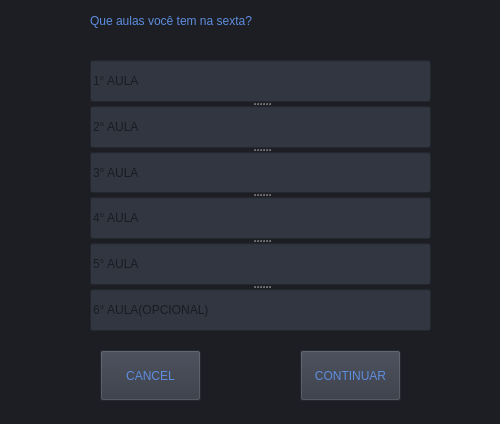
<?xml version="1.0" encoding="UTF-8"?>
<ui version="4.0">
 <class>dialog</class>
 <widget class="QDialog" name="dialog">
  <property name="geometry">
   <rect>
    <x>0</x>
    <y>0</y>
    <width>500</width>
    <height>424</height>
   </rect>
  </property>
  <property name="windowTitle">
   <string>CONFIGURAÇÃO DAS AULAS</string>
  </property>
  <property name="styleSheet">
   <string notr="true">background-color: rgb(28, 30, 35);</string>
  </property>
  <widget class="QDialogButtonBox" name="buttonBox">
   <property name="geometry">
    <rect>
     <x>10</x>
     <y>600</y>
     <width>461</width>
     <height>32</height>
    </rect>
   </property>
   <property name="orientation">
    <enum>Qt::Horizontal</enum>
   </property>
   <property name="standardButtons">
    <set>QDialogButtonBox::Cancel|QDialogButtonBox::Ok</set>
   </property>
  </widget>
  <widget class="QPushButton" name="Button_return">
   <property name="geometry">
    <rect>
     <x>100</x>
     <y>350</y>
     <width>101</width>
     <height>51</height>
    </rect>
   </property>
   <property name="styleSheet">
    <string notr="true">background-color: rgb(49,54,65);
font: 87 10pt &quot;Arial Black&quot;;
color: rgb(94,141,222);</string>
   </property>
   <property name="text">
    <string>CANCEL</string>
   </property>
  </widget>
  <widget class="QLabel" name="label">
   <property name="geometry">
    <rect>
     <x>90</x>
     <y>10</y>
     <width>311</width>
     <height>21</height>
    </rect>
   </property>
   <property name="styleSheet">
    <string notr="true">background-color: rgb(28, 30, 35);
font: 87 13pt &quot;Arial Black&quot;;
color: rgb(94,141,222);</string>
   </property>
   <property name="text">
    <string>Que aulas você tem na sexta?</string>
   </property>
  </widget>
  <widget class="QSplitter" name="splitter">
   <property name="geometry">
    <rect>
     <x>90</x>
     <y>60</y>
     <width>341</width>
     <height>271</height>
    </rect>
   </property>
   <property name="orientation">
    <enum>Qt::Vertical</enum>
   </property>
   <widget class="QLineEdit" name="lineEdit_firstlesson">
    <property name="styleSheet">
     <string notr="true">background-color: rgb(49,54,65);
font: 87 10pt &quot;Arial Black&quot;;</string>
    </property>
    <property name="text">
     <string/>
    </property>
    <property name="placeholderText">
     <string>1° AULA</string>
    </property>
   </widget>
   <widget class="QLineEdit" name="lineEdit_secondlesson">
    <property name="styleSheet">
     <string notr="true">background-color: rgb(49,54,65);
font: 87 10pt &quot;Arial Black&quot;;</string>
    </property>
    <property name="placeholderText">
     <string>2° AULA</string>
    </property>
   </widget>
   <widget class="QLineEdit" name="lineEdit_3lesson">
    <property name="styleSheet">
     <string notr="true">background-color: rgb(49,54,65);
font: 87 10pt &quot;Arial Black&quot;;</string>
    </property>
    <property name="placeholderText">
     <string>3° AULA</string>
    </property>
   </widget>
   <widget class="QLineEdit" name="lineEdit_fourlesson">
    <property name="styleSheet">
     <string notr="true">background-color: rgb(49,54,65);
font: 87 10pt &quot;Arial Black&quot;;</string>
    </property>
    <property name="placeholderText">
     <string>4° AULA</string>
    </property>
   </widget>
   <widget class="QLineEdit" name="lineEdit_fivelesson">
    <property name="styleSheet">
     <string notr="true">background-color: rgb(49,54,65);
font: 87 10pt &quot;Arial Black&quot;;</string>
    </property>
    <property name="placeholderText">
     <string>5° AULA</string>
    </property>
   </widget>
   <widget class="QLineEdit" name="lineEdit_sixlesson">
    <property name="styleSheet">
     <string notr="true">background-color: rgb(49,54,65);
font: 87 10pt &quot;Arial Black&quot;;</string>
    </property>
    <property name="placeholderText">
     <string>6° AULA(OPCIONAL)</string>
    </property>
   </widget>
  </widget>
  <widget class="QPushButton" name="Button_continuar">
   <property name="geometry">
    <rect>
     <x>300</x>
     <y>350</y>
     <width>101</width>
     <height>51</height>
    </rect>
   </property>
   <property name="styleSheet">
    <string notr="true">background-color: rgb(49,54,65);
font: 87 10pt &quot;Arial Black&quot;;
color: rgb(94,141,222);</string>
   </property>
   <property name="text">
    <string>CONTINUAR</string>
   </property>
  </widget>
 </widget>
 <resources/>
 <connections>
  <connection>
   <sender>buttonBox</sender>
   <signal>accepted()</signal>
   <receiver>dialog</receiver>
   <slot>accept()</slot>
   <hints>
    <hint type="sourcelabel">
     <x>248</x>
     <y>254</y>
    </hint>
    <hint type="destinationlabel">
     <x>157</x>
     <y>274</y>
    </hint>
   </hints>
  </connection>
  <connection>
   <sender>buttonBox</sender>
   <signal>rejected()</signal>
   <receiver>dialog</receiver>
   <slot>reject()</slot>
   <hints>
    <hint type="sourcelabel">
     <x>316</x>
     <y>260</y>
    </hint>
    <hint type="destinationlabel">
     <x>286</x>
     <y>274</y>
    </hint>
   </hints>
  </connection>
 </connections>
</ui>
